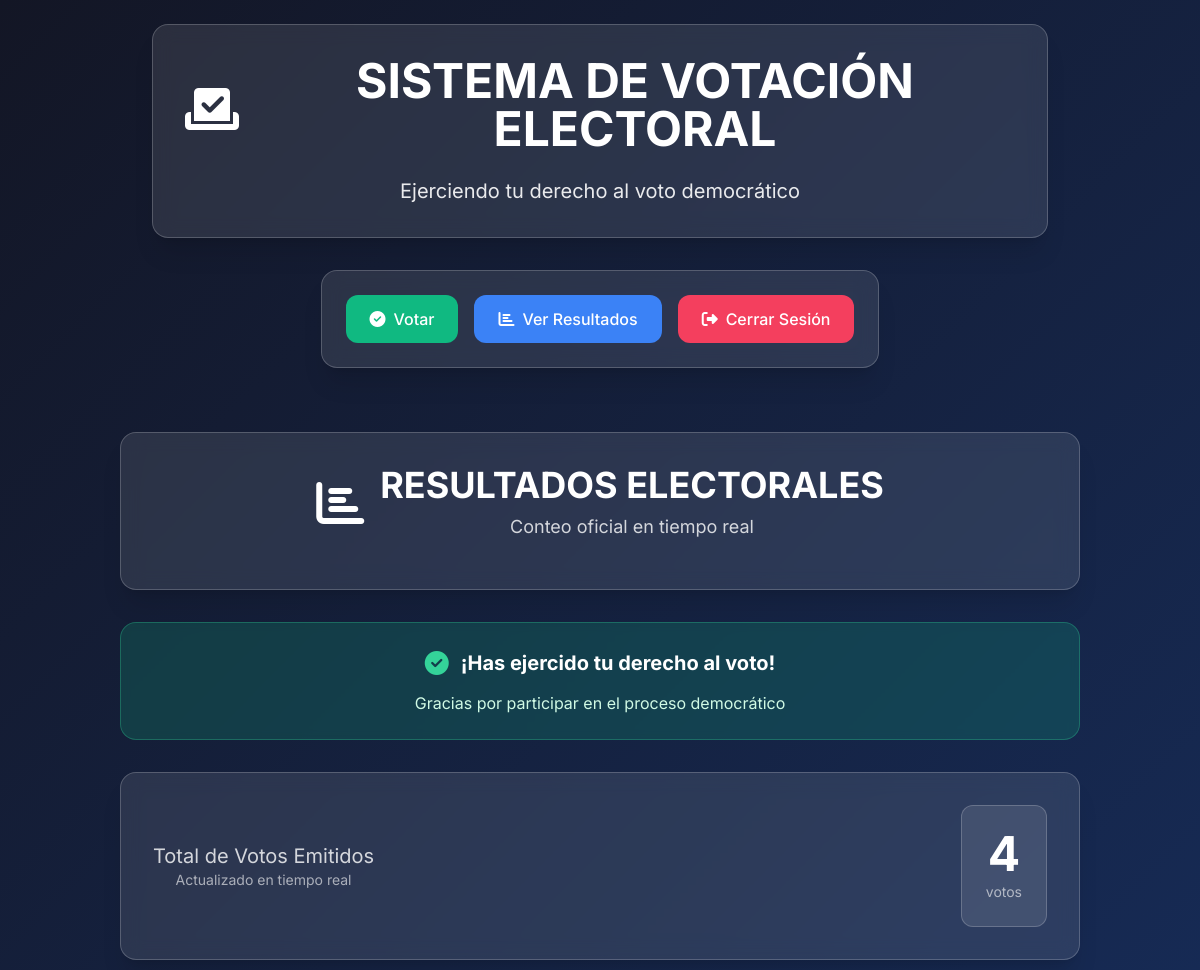
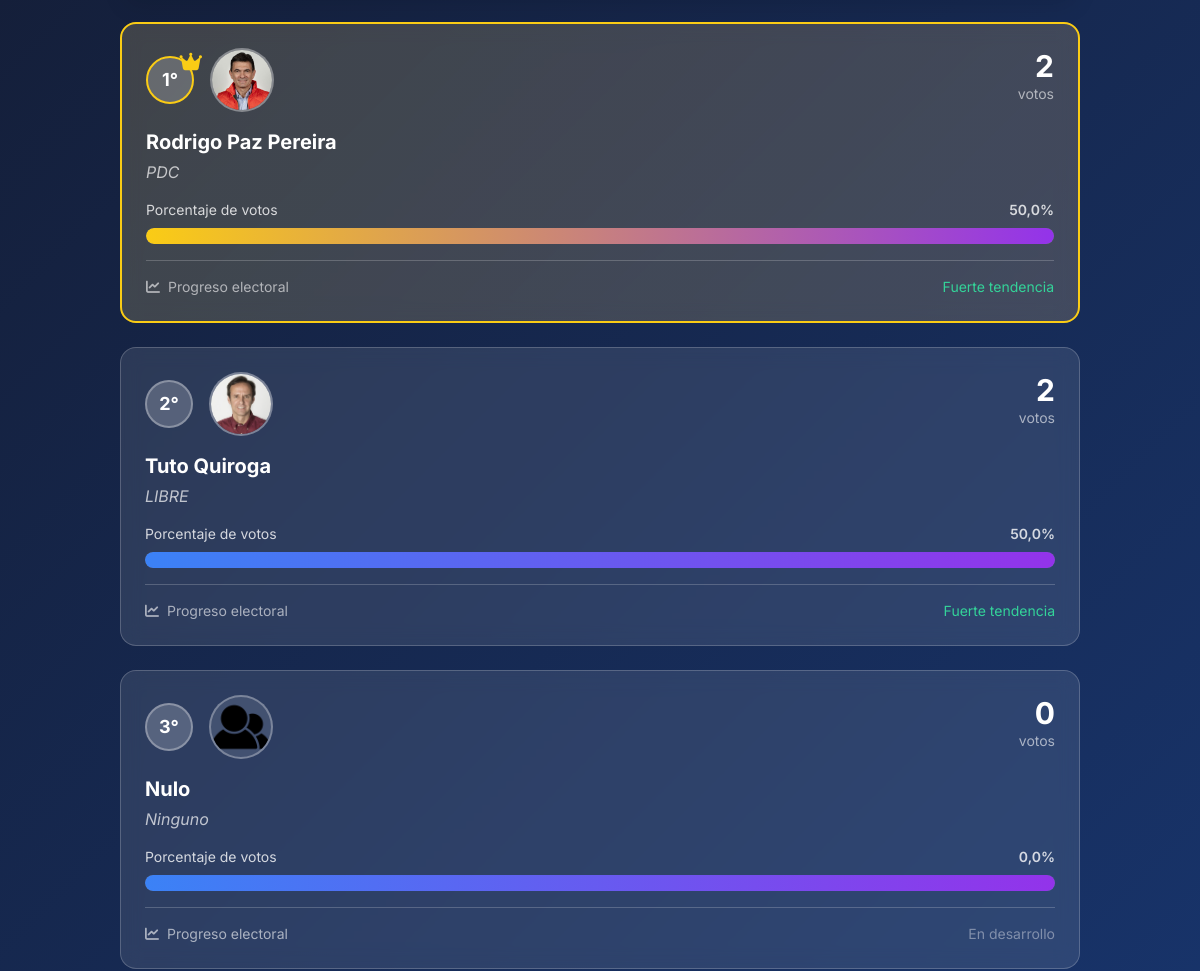
Before: /resultados/ (signed in, upper part) with the older database file (2 pictures, top to bottom).
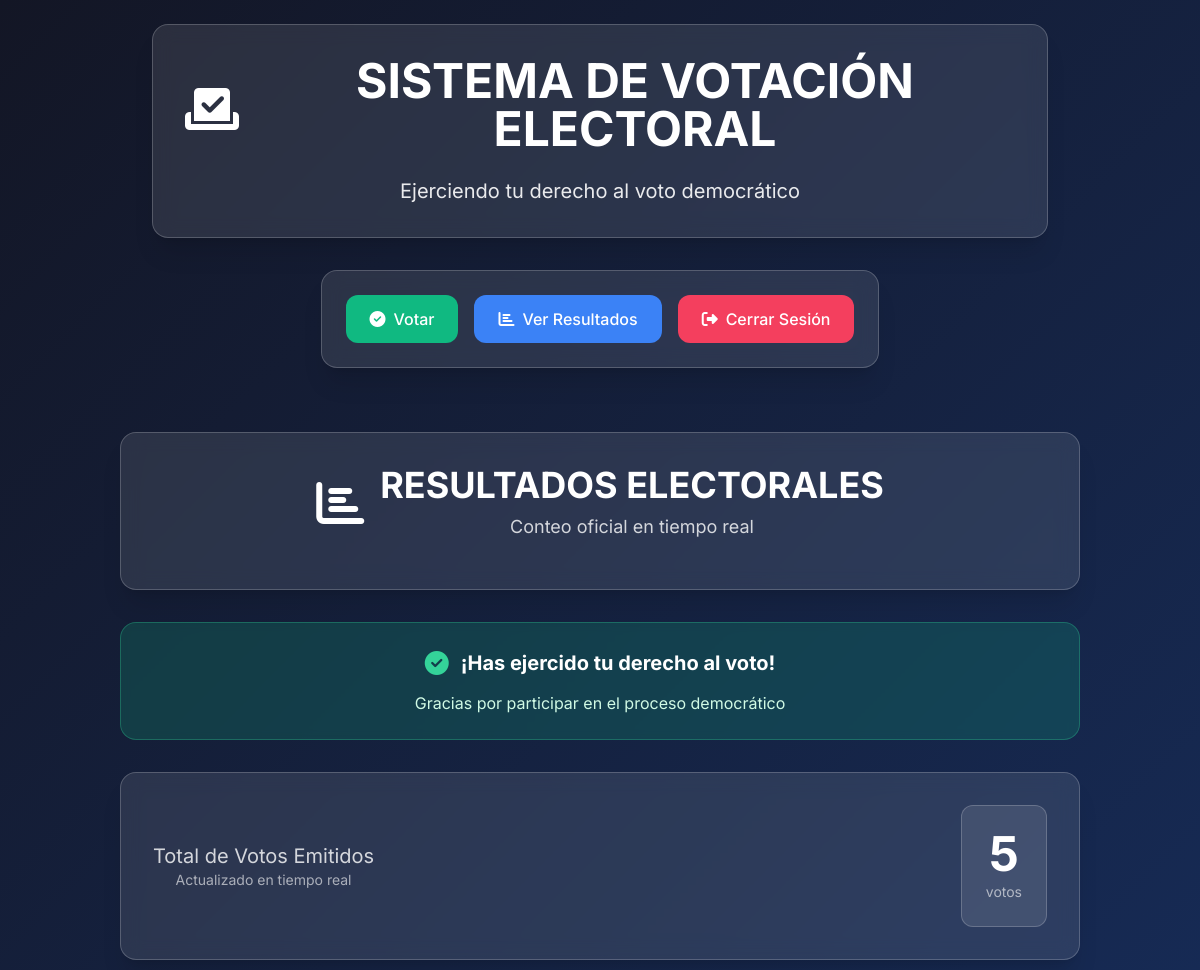
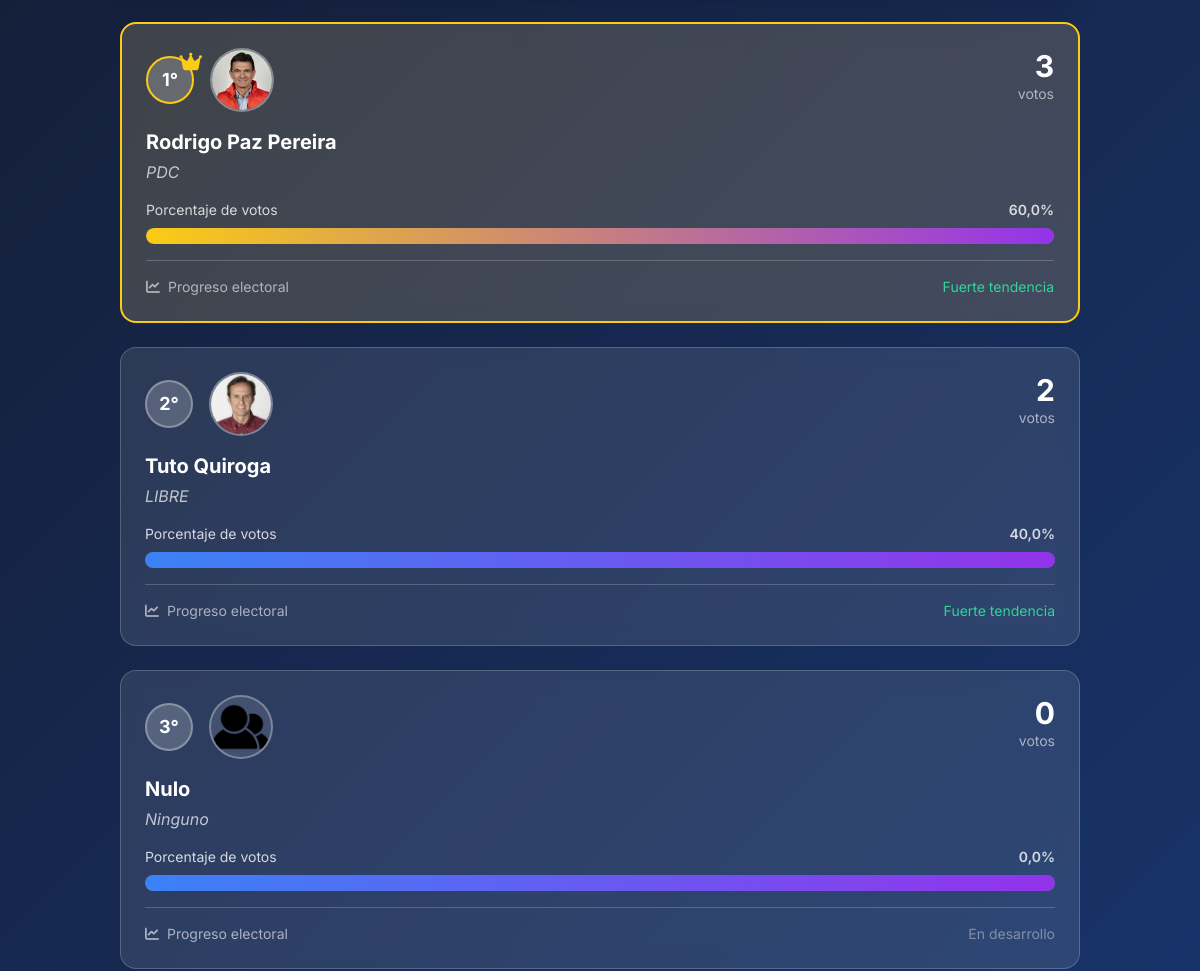
After: the same page with the newer database file (2 pictures, top to bottom).
### votacion/models.py (models this page shows, shortened)
class Candidato(models.Model):
    nombre_completo = models.CharField(max_length=200)
    partido_politico = models.CharField(max_length=100)
    foto = models.ImageField(upload_to='candidatos/', blank=True, null=True)
    propuesta = models.TextField()
    numero = models.IntegerField(unique=True)
    votos = models.IntegerField(default=0)
    class Meta:
        verbose_name_plural = "Candidatos"
        ordering = ['numero']

### votacion/views.py (the view)
# urls.py: path('resultados/', views.resultados_view, name='resultados'),
@login_required
def resultados_view(request):
    try:
        ciudadano = request.user.ciudadano
    except Ciudadano.DoesNotExist:
        messages.error(request, 'No estás registrado como ciudadano.')
        return redirect('login')
    candidatos = Candidato.objects.all().order_by('-votos', 'numero')
    total_votos = sum(c.votos for c in candidatos)
    candidatos_con_stats = []
    for candidato in candidatos:
        candidato.porcentaje = round((candidato.votos / total_votos * 100), 1) if total_votos > 0 else 0
        candidatos_con_stats.append(candidato)
    return render(request, 'votacion/resultados.html', {
        'candidatos': candidatos_con_stats,
        'total_votos': total_votos,
        'ha_votado': ciudadano.ha_votado
    })

### votacion/templates/votacion/resultados.html (shortened to what this page needs)
{% extends 'votacion/base.html' %}
{% block content %}
<div class="max-w-6xl mx-auto px-4 py-8">
    <div class="glass-effect rounded-2xl p-6 md:p-8 mb-8 text-center shadow-xl">
        <div class="flex flex-col md:flex-row items-center justify-center mb-4">
            <i class="fas fa-chart-bar text-white text-4xl md:text-5xl mb-4 md:mb-0 md:mr-4"></i>
            <div>
                <h2 class="text-2xl md:text-4xl font-bold text-white mb-2">RESULTADOS ELECTORALES</h2>
                <p class="text-white/80 text-lg">Conteo oficial en tiempo real</p>
            </div>
        </div>
    </div>
    {% if ha_votado %}
    <div class="bg-emerald-500/20 border border-emerald-400/30 rounded-2xl p-6 mb-8 text-center backdrop-blur-sm">
        <div class="flex items-center justify-center gap-3 mb-3">
            <i class="fas fa-check-circle text-emerald-400 text-2xl"></i>
            <h3 class="text-xl font-bold text-white">¡Has ejercido tu derecho al voto!</h3>
        </div>
        <p class="text-emerald-100">Gracias por participar en el proceso democrático</p>
    </div>
    {% endif %}
    <div class="glass-effect rounded-2xl p-6 md:p-8 mb-8 text-center shadow-xl">
        <div class="flex flex-col md:flex-row items-center justify-between">
            <div class="mb-4 md:mb-0">
                <p class="text-white/80 text-lg md:text-xl">Total de Votos Emitidos</p>
                <p class="text-white/60 text-sm">Actualizado en tiempo real</p>
            </div>
            <div class="bg-white/10 rounded-xl p-4 md:p-6 border border-white/20">
                <div class="text-3xl md:text-5xl font-bold text-white">{{ total_votos }}</div>
                <p class="text-white/60 text-sm mt-1">votos</p>
            </div>
        </div>
    </div>
    <div class="space-y-6">
        {% for candidato in candidatos %}
        <div class="glass-effect rounded-2xl p-6 transition-all duration-500 transform hover:scale-[1.02]
                    {% if forloop.first and candidato.votos > 0 %} border-2 border-yellow-400 bg-gradient-to-r from-yellow-500/10 to-amber-500/10 {% else %} border border-white/20 {% endif %}
                    animate-fade-in-up" style="animation-delay: {{ forloop.counter0|add:1 }}00ms">
            <div class="flex items-start justify-between mb-4">
                <div class="flex items-center gap-4">
                    <div class="relative">
                        <div class="w-12 h-12 rounded-full bg-white/20 flex items-center justify-center text-white font-bold text-lg border-2
                                    {% if forloop.first and candidato.votos > 0 %} border-yellow-400 {% else %} border-white/30 {% endif %}">
                            {{ forloop.counter }}°
                        </div>
                        {% if forloop.first and candidato.votos > 0 %}
                        <div class="absolute -top-2 -right-2">
                            <i class="fas fa-crown text-yellow-400 text-xl animate-pulse"></i>
                        </div>
                        {% endif %}
                    </div>
                    <div class="w-16 h-16 rounded-full border-2 border-white/30 overflow-hidden bg-white/10">
                        {% if candidato.foto %}
                            <img src="{{ candidato.foto.url }}" alt="{{ candidato.nombre_completo }}" class="w-full h-full object-cover">
                        {% else %}
                            <div class="w-full h-full flex items-center justify-center text-white/60">
                                <i class="fas fa-user text-2xl"></i>
                            </div>
                        {% endif %}
                    </div>
                </div>
                <div class="text-right">
                    <div class="text-2xl md:text-3xl font-bold text-white">{{ candidato.votos }}</div>
                    <div class="text-white/60 text-sm">votos</div>
                </div>
            </div>
            <div class="mb-4">
                <h3 class="text-xl font-bold text-white mb-1">{{ candidato.nombre_completo }}</h3>
                <p class="text-white/70 italic">{{ candidato.partido_politico }}</p>
            </div>
            <div class="space-y-2">
                <div class="flex justify-between text-sm text-white/80">
                    <span>Porcentaje de votos</span>
                    <span class="font-semibold">{{ candidato.porcentaje|floatformat:1 }}%</span>
                </div>
                <div class="w-full bg-white/20 rounded-full h-4 overflow-hidden">
                    <div class="h-full rounded-full bg-gradient-to-r from-blue-500 to-purple-600 transition-all duration-1000 ease-out
                                {% if forloop.first and candidato.votos > 0 %} from-yellow-400 to-amber-500 {% endif %}"
                         style="width: {{ candidato.porcentaje }}%">
                    </div>
                </div>
            </div>
            <div class="flex justify-between items-center mt-4 pt-4 border-t border-white/20">
                <div class="text-white/60 text-sm">
                    <i class="fas fa-chart-line mr-1"></i>
                    Progreso electoral
                </div>
                <div class="text-white/60 text-sm">
                    {% if candidato.porcentaje > 20 %}
                        <span class="text-emerald-400">Fuerte tendencia</span>
                    {% elif candidato.porcentaje > 10 %}
                        <span class="text-amber-400">En crecimiento</span>
                    {% else %}
                        <span class="text-white/40">En desarrollo</span>
                    {% endif %}
                </div>
            </div>
        </div>
        {% empty %}
        <div class="glass-effect rounded-2xl p-8 text-center">
            <i class="fas fa-inbox text-white/40 text-5xl mb-4"></i>
            <h3 class="text-xl font-bold text-white mb-2">No hay candidatos registrados</h3>
            <p class="text-white/60">Aún no se han registrado candidatos para estas elecciones.</p>
        </div>
        {% endfor %}
    </div>
</div>
{% endblock %}

### votacion/templates/votacion/base.html (shortened to what this page needs)
<!DOCTYPE html>
<html lang="es">
<head>
    <script src="https://cdn.tailwindcss.com"></script>
    <link href="https://cdnjs.cloudflare.com/ajax/libs/font-awesome/6.4.0/css/all.min.css" rel="stylesheet">
</head>
<body class="gradient-bg min-h-screen">
    <div class="container mx-auto px-4 py-6">
        <header class="text-center mb-8">
            <div class="glass-effect rounded-2xl p-6 md:p-8 max-w-4xl mx-auto shadow-xl">
                <div class="flex flex-col md:flex-row items-center justify-center mb-4">
                    <i class="fas fa-vote-yea text-white text-4xl md:text-5xl mb-4 md:mb-0 md:mr-4"></i>
                    <h1 class="text-3xl md:text-4xl lg:text-5xl font-bold text-white mb-2">SISTEMA DE VOTACIÓN ELECTORAL</h1>
                </div>
                <p class="text-white text-lg md:text-xl opacity-90">Ejerciendo tu derecho al voto democrático</p>
            </div>
        </header>
        {% if user.is_authenticated %}
        <div class="flex justify-center mb-8">
            <div class="glass-effect rounded-2xl p-4 md:p-6 shadow-xl">
                <div class="flex flex-col sm:flex-row gap-4">
                    <a href="{% url 'votar' %}" class="btn-hover-effect bg-emerald-500 hover:bg-emerald-600 text-white font-medium py-3 px-6 rounded-xl flex items-center justify-center gap-2">
                        <i class="fas fa-check-circle"></i>
                        <span>Votar</span>
                    </a>
                    <a href="{% url 'resultados' %}" class="btn-hover-effect bg-blue-500 hover:bg-blue-600 text-white font-medium py-3 px-6 rounded-xl flex items-center justify-center gap-2">
                        <i class="fas fa-chart-bar"></i>
                        <span>Ver Resultados</span>
                    </a>
                    <a href="{% url 'logout' %}" class="btn-hover-effect bg-rose-500 hover:bg-rose-600 text-white font-medium py-3 px-6 rounded-xl flex items-center justify-center gap-2">
                        <i class="fas fa-sign-out-alt"></i>
                        <span>Cerrar Sesión</span>
                    </a>
                </div>
            </div>
        </div>
        {% endif %}
        <main class="max-w-6xl mx-auto">
            {% block content %}{% endblock %}
        </main>
    </div>
</body>
</html>

### votacion/templates/votacion/base.html (style rules this page uses)
body { font-family: 'Inter', sans-serif; }
.gradient-bg { background: linear-gradient(135deg, #131625 0%, #193c7e 100%); }
.glass-effect { background: rgba(255, 255, 255, 0.1); backdrop-filter: blur(10px); border: 1px solid rgba(255, 255, 255, 0.2); }
.btn-hover-effect { transition: all 0.3s ease; }

### votacion/templates/votacion/resultados.html (style rules this page uses)
.animate-fade-in-up { animation: fade-in-up 0.6s ease-out forwards; opacity: 0; }

Changed rows visible on the page:
changed Candidato "Rodrigo Paz Pereira": votos "2" → "3"; porcentaje "50,0" → "60,0"
computed for Candidato "Tuto Quiroga": porcentaje "50,0" → "40,0"
Other visible differences:
{{ total_votos }}: "4" → "5"
